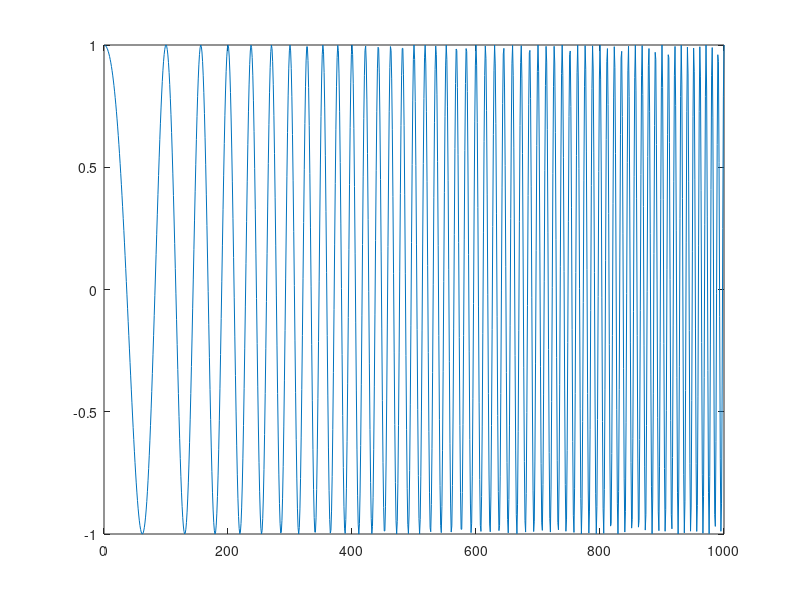
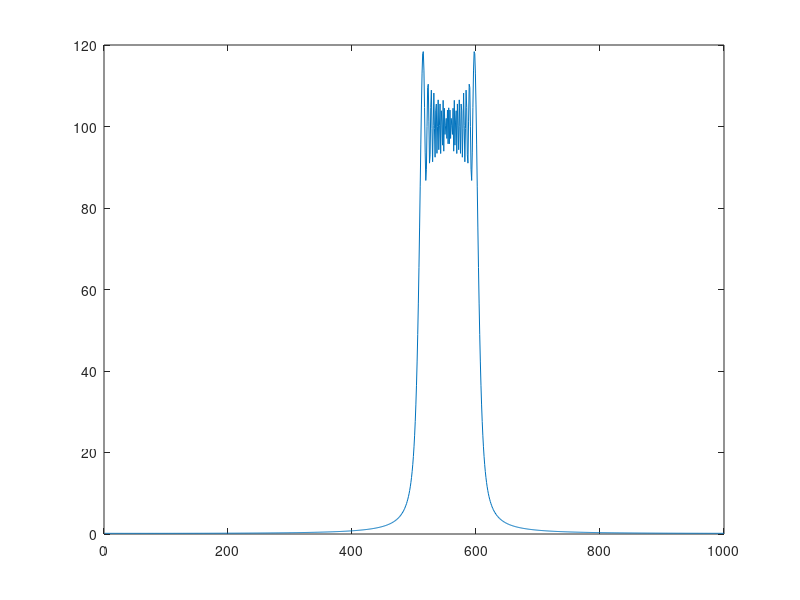
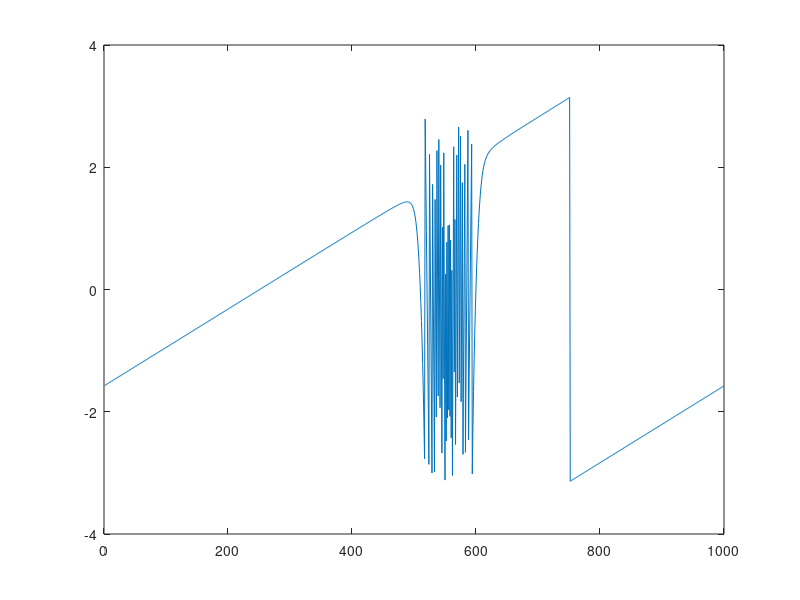
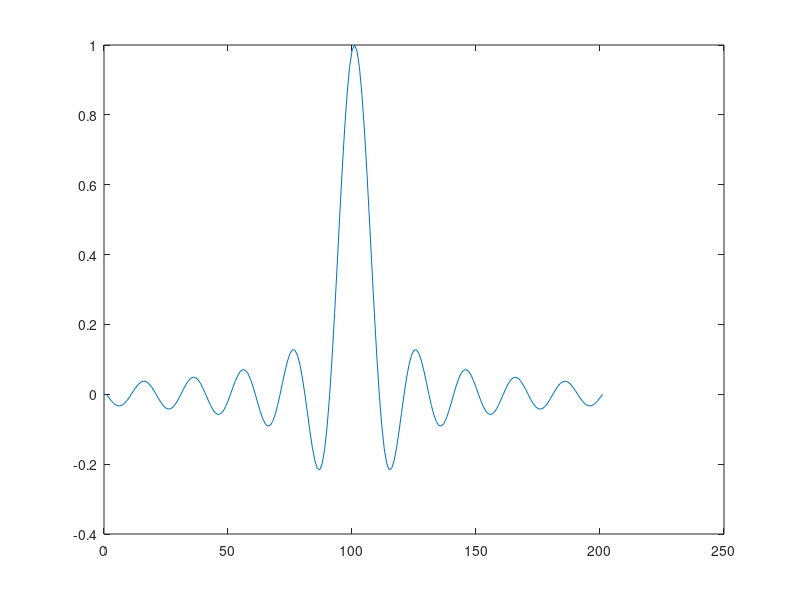

The MATLAB script that drew these images, in order:
function Test_11
%TEST_11 Summary of this function goes here
%   Detailed explanation goes here
close all
clear all
i = 1:1000;
f = 0.005
k = 0.0001
a = exp(1i*2*pi*f*i+1i*pi*k*i.^2);
figure,plot(real(a));
fft_a = fftshift(fft(a));
figure,plot(abs(fft_a));
figure,plot(angle(fft_a));

i = -10:0.1:10;
b = sinc(i);
figure,plot(b);
fft_b = fftshift(fft(b));
figure,plot(abs(fft_b));
figure,plot(angle(fft_b));

end

